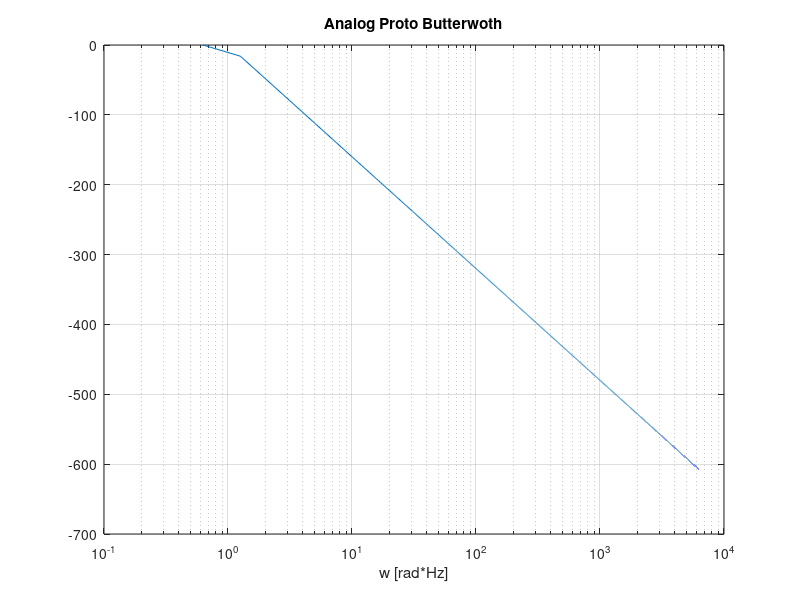

MATLAB code to generate this figure: (Note: this script raises an error after producing the figure.)
clear all; close all;
f = 0 : 0.1 : 1000; % czestotliwosc w hercach
w = 2*pi*f; % czestotliwosc katowa, pulsacja
s = j*w; % zmienna transformacji Laplace'a
wzm = 0.001;

% Wymagania
N = 8; % liczba biegunow transmitanci prototypu analogowego
f0 = 100; % dla filtrow LowPass oraz HighPass
f1 = 10; f2=100; % dla filtrow BandPass oraz BandStop
Rp = 3; % dozwolony poziom oscylacji w pasmie przepustowym (w dB) - ripples in pass
Rs = 100; % dozwolony poziom oscylacji w pasmie zaporowym (w dB) - ripples in stop

% Projekt analogowego filtra prototypowego - dolnoprzepustowy z w0 = 1
% LowPass Butterwoth na BandStop
[z,p,wzm] = buttap(N); % analogowy prototyp Butterwotha
b = wzm*poly(z); % [z,wzm] --> b
a = poly(p); % p --> a
H = freqs(b,a,w);
figure; semilogx(w,20*log10(abs(H))); grid; xlabel('w [rad*Hz]'); title('Analog Proto Butterwoth');
[b,a] = lp2bs(b,a,2*pi*sqrt(f1*f2),2*pi*(f2-f1)); % LowPass na BandStop
H = freqs(b,a,w);
figure; semilogx(w,20*log10(abs(H))); grid; xlabel('w [rad*Hz]'); title('LowPass -> BandStop'); pause;

% LowPass Czebyszew 1 na BandPass
[z,p,wzm] = cheb1ap(N,Rp); % analogowy prototyp Czebyszewa typu-I
b = wzm*poly(z); % [z,wzm] --> b
a = poly(p); % p --> a
H = freqs(b,a,w);
figure; semilogx(w,20*log10(abs(H))); grid; xlabel('w [rad*Hz]'); title('Analog Proto Czebyszew 1');
[b,a] = lp2bp(b,a,2*pi*sqrt(f1*f2),2*pi*(f2-f1)); % LowPass na BandPass
H = freqs(b,a,w);
figure; semilogx(w,20*log10(abs(H))); grid; xlabel('w [rad*Hz]'); title('LowPass -> BandPass'); pause;

% LowPass Czebyszew 2 na HighPass;
[z,p,wzm] = cheb2ap(N,Rs); % analogowy prototyp Czebyszewa typu-II
b = wzm*poly(z); % [z,wzm] --> b
a = poly(p); % p --> a
H = freqs(b,a,w);
figure; semilogx(w,20*log10(abs(H))); grid; xlabel('w [rad*Hz]'); title('Analog Proto Czebyszew 2');
[b,a] = lp2hp(b,a,2*pi*f0); % LowPass na HighPass
H = freqs(b,a,w);
figure; semilogx(w,20*log10(abs(H))); grid; xlabel('w [rad*Hz]'); title('LowPass -> HighPass'); pause;

% LowPass Eliptyczny na LowPass
[z,p,wzm] = ellipap(N,Rp,Rs); % analogowy prototyp Cauera (eliptyczny)
b = wzm*poly(z); % [z,wzm] --> b
a = poly(p); % p --> a
H = freqs(b,a,w);
figure; semilogx(w,20*log10(abs(H))); grid; xlabel('w [rad*Hz]'); title('Analog Proto Eliptyczny');
[b,a] = lp2lp(b,a,2*pi*f0); % LowPass na LowPass
H = freqs(b,a,w);
figure; semilogx(w,20*log10(abs(H))); grid; xlabel('w [rad*Hz]'); title('LowPass -> LowPass');


% ... kontynuuj cps_07_analog_intro.m

% Zaprojektuj/dobierz wspolczynniki transmitancji filtra analogowego
% if(0) % dobor wartosci wspolczynnikow wielomianow zmiennej 's' transmitancji
%     b = [3,2]; % [ b1, b0 ]
%     a = [4,3,2,1]; % [ a3, a2, a1, a0=1]
%     z = roots(b); p = roots(a); % [b,a] --> [z,p]
% else % dobor wartosci pierwiastkow wielomianow zmiennej 's' transmitancji
%     wzm = 0.001;
%     z = j*2*pi*[ 600,800 ]; z = [z conj(z)];
%     p = [-1,-1] + j*2*pi*[100,200]; p = [p conj(p)];
%     b = wzm*poly(z); a = poly(p); % [z,p] --> [b,a]
% end
% figure; plot(real(z),imag(z),'bo', real(p),imag(p),'r*'); grid;
% 
% title('Zera (o) i Bieguny (*)'); xlabel('Real()'); ylabel('Imag()'); pause
% 
% % Weryfikacja odpowiedzi (charakterystyki) filtra: amplitudowej fazowej, impulsowej, skokowej
% f = 0 : 0.1 : 1000; % czestotliwosc w hercach
% w = 2*pi*f; % czestotliwosc katowa, pulsacja
% s = j*w; % zmienna transformacji Laplace'a
% H = polyval(b,s) ./ polyval(a,s); % h(s) --> H(f) dla s=j*w: iloraz dwoch wielomianow
% figure; plot(f,20*log10(abs(H))); xlabel('f [Hz]'); title('|H(f)| [dB]'); grid; pause
% figure; plot(f,unwrap(angle(H))); xlabel('f [Hz]'); title('angle(H(f)) [rad]'); grid; pause
% figure; impulse(b,a); pause % odpowiedz filtra na pobudzenie impulsowe (z Control Toolbox)
% figure; step(b,a); pause % odpowiedz filtra na pobudzenie skokowe (z Control Toolbox)